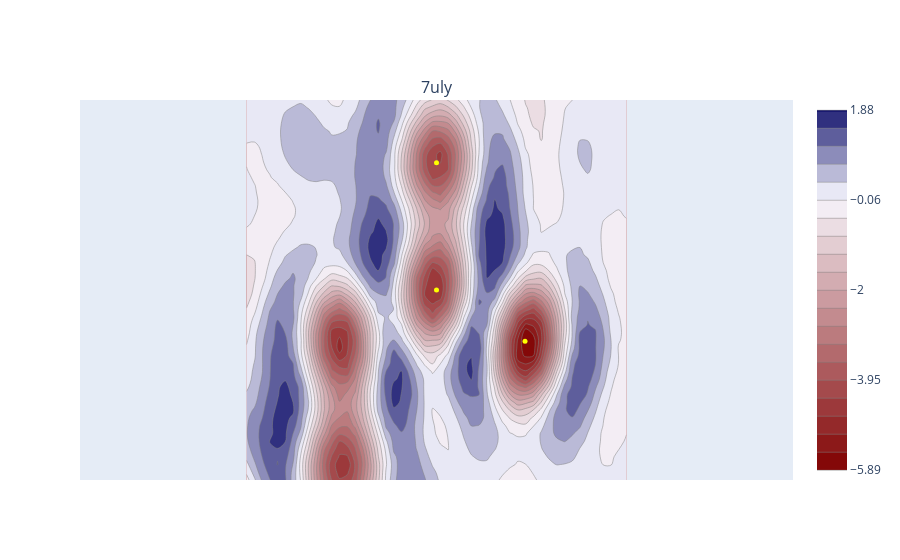
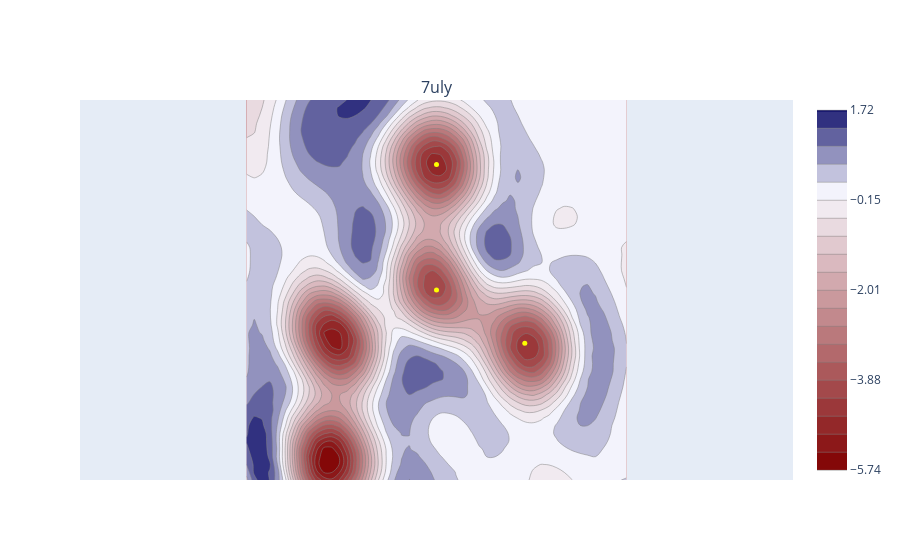
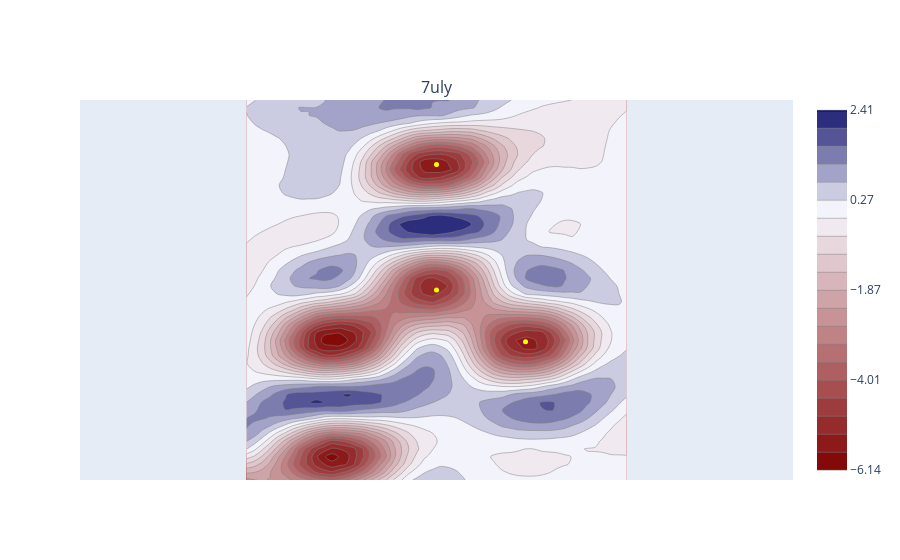
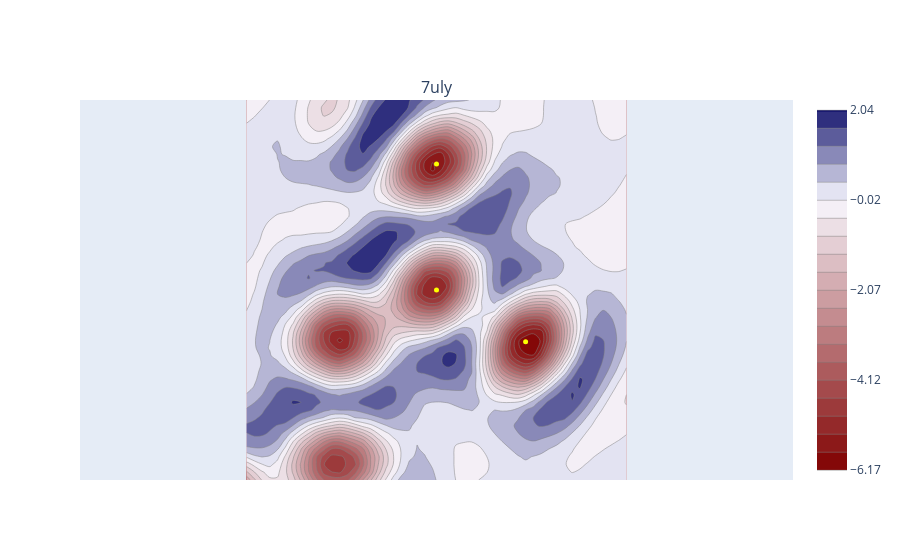

Source (notebook cell) for these figures, in order:
### Code cell
# An example laplacian in peptide bonds in 7uly an electron crystallography structure
###### Edit the pdb and the atoms ######
pdb_code = "7uly"
central_atoms = ["A:5@C.A","A:6@C.A","A:7@C.A","A:8@C.A"]
linear_atoms = ["A:5@CA.A","A:6@CA.A","A:7@CA.A","A:8@CA.A"]
planar_atoms = ["A:5@O.A","A:6@O.A","A:7@O.A","A:8@O.A"]
interpolation = "bspline"
width = 4.5 #Angstrom
samples = 50
#### ----------- ###
from maptial.xyz import vectorthree as v3
import maptial.map.mapsmanager as mman
import maptial.map.mapfunctions as mfun
import maptial.map.mapplothelp as mph
DATADIR = "../sample_data/"
mman.MapsManager().set_dir(DATADIR)
ml = mman.MapsManager().get_or_create(pdb_code,file=1,header=1,values=1)
mf = mfun.MapFunctions(pdb_code,ml.mobj,ml.pobj,interpolation)
slice_vectors = []
for i in range(len(central_atoms)):
  central_atom = central_atoms[i]
  linear_atom = linear_atoms[i]
  planar_atom = planar_atoms[i]  
  cc = v3.VectorThree().from_coords(ml.pobj.get_coords_key(central_atom))
  ll = v3.VectorThree().from_coords(ml.pobj.get_coords_key(linear_atom))
  pp = v3.VectorThree().from_coords(ml.pobj.get_coords_key(planar_atom))
  slice_vectors.append((cc,ll,pp))  
filename = "SHOW"
for cc,ll,pp in slice_vectors:  
  vals2d = mf.get_slice(cc,ll,pp,width,samples,interpolation,deriv=2,ret_type="2d")
  mplot = mph.MapPlotHelp(filename)
  mplot.make_plot_slice_2d(vals2d,min_percent=1,max_percent=1,samples=samples,width=width,points=[cc,ll,pp],title=pdb_code, hue="RB")

### Figure 1 — Plotly figure (JSON) as saved in the notebook; plotly's stock layout.template omitted (floating-point values rounded to 4 significant figures; data arrays with more than 128 entries replaced by an {"elided": "..."} marker saying what was removed)
{"data": [{"colorscale": [[0, "rgba(128,0,0,1)"], [0.7579, "rgba(248,248,255,1)"], [1, "rgba(25,25,112,1)"]], "contours": {"end": 1.882, "size": 0.3887, "start": -5.892}, "hovertemplate": "......%{z:.4f}", "line": {"color": "gray", "width": 0.5}, "name": "", "showscale": true, "type": "contour", "xaxis": "x", "yaxis": "y", "z": {"elided": "50x50 float values"}, "zmax": 1.882, "zmin": -5.892}, {"hoverinfo": "skip", "hovertemplate": "", "marker": {"color": "yellow", "size": 5}, "mode": "markers", "name": "", "showlegend": false, "type": "scatter", "x": [24.5, 24.5, 35.92], "xaxis": "x", "y": [24.5, 40.9, 17.9], "yaxis": "y"}], "layout": {"annotations": [{"font": {"size": 16}, "showarrow": false, "text": "7uly", "x": 0.5, "xanchor": "center", "xref": "paper", "y": 1, "yanchor": "bottom", "yref": "paper"}], "xaxis": {"anchor": "y", "domain": [0, 1], "scaleanchor": "y", "scaleratio": 1, "showticklabels": false, "visible": false}, "yaxis": {"anchor": "x", "domain": [0, 1], "scaleanchor": "x", "scaleratio": 1, "showticklabels": false, "visible": false}}}

### Figure 2 — Plotly figure (JSON) as saved in the notebook; plotly's stock layout.template omitted (floating-point values rounded to 4 significant figures; data arrays with more than 128 entries replaced by an {"elided": "..."} marker saying what was removed)
{"data": [{"colorscale": [[0, "rgba(128,0,0,1)"], [0.7695, "rgba(248,248,255,1)"], [1, "rgba(25,25,112,1)"]], "contours": {"end": 1.72, "size": 0.3731, "start": -5.743}, "hovertemplate": "......%{z:.4f}", "line": {"color": "gray", "width": 0.5}, "name": "", "showscale": true, "type": "contour", "xaxis": "x", "yaxis": "y", "z": {"elided": "50x50 float values"}, "zmax": 1.72, "zmin": -5.743}, {"hoverinfo": "skip", "hovertemplate": "", "marker": {"color": "yellow", "size": 5}, "mode": "markers", "name": "", "showlegend": false, "type": "scatter", "x": [24.5, 24.5, 35.88], "xaxis": "x", "y": [24.5, 40.68, 17.63], "yaxis": "y"}], "layout": {"annotations": [{"font": {"size": 16}, "showarrow": false, "text": "7uly", "x": 0.5, "xanchor": "center", "xref": "paper", "y": 1, "yanchor": "bottom", "yref": "paper"}], "xaxis": {"anchor": "y", "domain": [0, 1], "scaleanchor": "y", "scaleratio": 1, "showticklabels": false, "visible": false}, "yaxis": {"anchor": "x", "domain": [0, 1], "scaleanchor": "x", "scaleratio": 1, "showticklabels": false, "visible": false}}}

### Figure 3 — Plotly figure (JSON) as saved in the notebook; plotly's stock layout.template omitted (floating-point values rounded to 4 significant figures; data arrays with more than 128 entries replaced by an {"elided": "..."} marker saying what was removed)
{"data": [{"colorscale": [[0, "rgba(128,0,0,1)"], [0.7181, "rgba(248,248,255,1)"], [1, "rgba(25,25,112,1)"]], "contours": {"end": 2.412, "size": 0.4278, "start": -6.145}, "hovertemplate": "......%{z:.4f}", "line": {"color": "gray", "width": 0.5}, "name": "", "showscale": true, "type": "contour", "xaxis": "x", "yaxis": "y", "z": {"elided": "50x50 float values"}, "zmax": 2.412, "zmin": -6.145}, {"hoverinfo": "skip", "hovertemplate": "", "marker": {"color": "yellow", "size": 5}, "mode": "markers", "name": "", "showlegend": false, "type": "scatter", "x": [24.5, 24.5, 35.98], "xaxis": "x", "y": [24.5, 40.69, 17.84], "yaxis": "y"}], "layout": {"annotations": [{"font": {"size": 16}, "showarrow": false, "text": "7uly", "x": 0.5, "xanchor": "center", "xref": "paper", "y": 1, "yanchor": "bottom", "yref": "paper"}], "xaxis": {"anchor": "y", "domain": [0, 1], "scaleanchor": "y", "scaleratio": 1, "showticklabels": false, "visible": false}, "yaxis": {"anchor": "x", "domain": [0, 1], "scaleanchor": "x", "scaleratio": 1, "showticklabels": false, "visible": false}}}

### Figure 4 — Plotly figure (JSON) as saved in the notebook; plotly's stock layout.template omitted (floating-point values rounded to 4 significant figures; data arrays with more than 128 entries replaced by an {"elided": "..."} marker saying what was removed)
{"data": [{"colorscale": [[0, "rgba(128,0,0,1)"], [0.7519, "rgba(248,248,255,1)"], [1, "rgba(25,25,112,1)"]], "contours": {"end": 2.035, "size": 0.4102, "start": -6.169}, "hovertemplate": "......%{z:.4f}", "line": {"color": "gray", "width": 0.5}, "name": "", "showscale": true, "type": "contour", "xaxis": "x", "yaxis": "y", "z": {"elided": "50x50 float values"}, "zmax": 2.035, "zmin": -6.169}, {"hoverinfo": "skip", "hovertemplate": "", "marker": {"color": "yellow", "size": 5}, "mode": "markers", "name": "", "showlegend": false, "type": "scatter", "x": [24.5, 24.5, 35.99], "xaxis": "x", "y": [24.5, 40.75, 17.82], "yaxis": "y"}], "layout": {"annotations": [{"font": {"size": 16}, "showarrow": false, "text": "7uly", "x": 0.5, "xanchor": "center", "xref": "paper", "y": 1, "yanchor": "bottom", "yref": "paper"}], "xaxis": {"anchor": "y", "domain": [0, 1], "scaleanchor": "y", "scaleratio": 1, "showticklabels": false, "visible": false}, "yaxis": {"anchor": "x", "domain": [0, 1], "scaleanchor": "x", "scaleratio": 1, "showticklabels": false, "visible": false}}}
